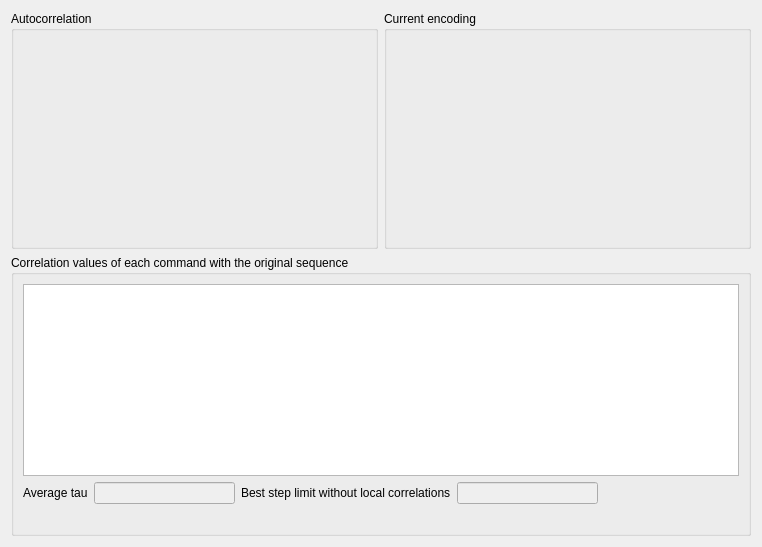
<?xml version="1.0" encoding="UTF-8"?>
<ui version="4.0">
 <class>Dialog</class>
 <widget class="QDialog" name="Dialog">
  <property name="geometry">
   <rect>
    <x>0</x>
    <y>0</y>
    <width>762</width>
    <height>547</height>
   </rect>
  </property>
  <property name="windowTitle">
   <string>Dialog</string>
  </property>
  <layout class="QVBoxLayout" name="verticalLayout">
   <item>
    <layout class="QHBoxLayout" name="horizontalLayout">
     <item>
      <widget class="QGroupBox" name="groupBox">
       <property name="sizePolicy">
        <sizepolicy hsizetype="Preferred" vsizetype="Preferred">
         <horstretch>0</horstretch>
         <verstretch>0</verstretch>
        </sizepolicy>
       </property>
       <property name="title">
        <string>Autocorrelation</string>
       </property>
       <layout class="QVBoxLayout" name="verticalLayout_5">
        <item>
         <layout class="QVBoxLayout" name="layout_autocorr"/>
        </item>
       </layout>
      </widget>
     </item>
     <item>
      <widget class="QGroupBox" name="groupBox_2">
       <property name="sizePolicy">
        <sizepolicy hsizetype="Preferred" vsizetype="Preferred">
         <horstretch>0</horstretch>
         <verstretch>0</verstretch>
        </sizepolicy>
       </property>
       <property name="title">
        <string>Current encoding</string>
       </property>
       <layout class="QVBoxLayout" name="verticalLayout_6">
        <item>
         <layout class="QVBoxLayout" name="layout_encoding"/>
        </item>
       </layout>
      </widget>
     </item>
    </layout>
   </item>
   <item>
    <widget class="QGroupBox" name="groupBox_3">
     <property name="sizePolicy">
      <sizepolicy hsizetype="Preferred" vsizetype="Maximum">
       <horstretch>0</horstretch>
       <verstretch>0</verstretch>
      </sizepolicy>
     </property>
     <property name="title">
      <string>Correlation values of each command with the original sequence</string>
     </property>
     <layout class="QVBoxLayout" name="verticalLayout_7">
      <item>
       <widget class="QTableWidget" name="table_values">
        <property name="sizePolicy">
         <sizepolicy hsizetype="Expanding" vsizetype="Maximum">
          <horstretch>0</horstretch>
          <verstretch>0</verstretch>
         </sizepolicy>
        </property>
        <property name="minimumSize">
         <size>
          <width>0</width>
          <height>80</height>
         </size>
        </property>
        <property name="selectionMode">
         <enum>QAbstractItemView::NoSelection</enum>
        </property>
        <attribute name="verticalHeaderVisible">
         <bool>false</bool>
        </attribute>
       </widget>
      </item>
      <item>
       <layout class="QHBoxLayout" name="horizontalLayout_2">
        <item>
         <widget class="QLabel" name="label">
          <property name="text">
           <string>Average tau</string>
          </property>
         </widget>
        </item>
        <item>
         <widget class="QLineEdit" name="edit_tau">
          <property name="enabled">
           <bool>false</bool>
          </property>
          <property name="font">
           <font>
            <bold>true</bold>
           </font>
          </property>
         </widget>
        </item>
        <item>
         <widget class="QLabel" name="label_2">
          <property name="text">
           <string>Best step limit without local correlations</string>
          </property>
         </widget>
        </item>
        <item>
         <widget class="QLineEdit" name="edit_tau_nocorr">
          <property name="enabled">
           <bool>false</bool>
          </property>
         </widget>
        </item>
        <item>
         <spacer name="horizontalSpacer">
          <property name="orientation">
           <enum>Qt::Horizontal</enum>
          </property>
          <property name="sizeHint" stdset="0">
           <size>
            <width>40</width>
            <height>20</height>
           </size>
          </property>
         </spacer>
        </item>
       </layout>
      </item>
      <item>
       <widget class="QLabel" name="label_values">
        <property name="text">
         <string/>
        </property>
       </widget>
      </item>
     </layout>
    </widget>
   </item>
  </layout>
 </widget>
 <resources/>
 <connections/>
</ui>
